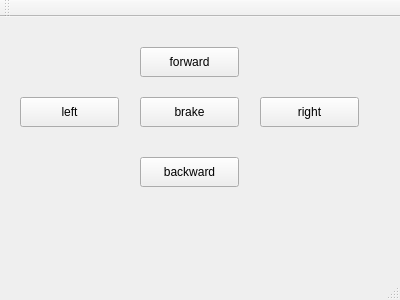
<?xml version="1.0" encoding="UTF-8"?>
<ui version="4.0">
 <class>MainWindow</class>
 <widget class="QMainWindow" name="MainWindow">
  <property name="geometry">
   <rect>
    <x>0</x>
    <y>0</y>
    <width>400</width>
    <height>300</height>
   </rect>
  </property>
  <property name="windowTitle">
   <string>MainWindow</string>
  </property>
  <widget class="QWidget" name="centralWidget">
   <widget class="QPushButton" name="pushButton">
    <property name="geometry">
     <rect>
      <x>140</x>
      <y>30</y>
      <width>99</width>
      <height>30</height>
     </rect>
    </property>
    <property name="text">
     <string>forward</string>
    </property>
   </widget>
   <widget class="QPushButton" name="pushButton_2">
    <property name="geometry">
     <rect>
      <x>140</x>
      <y>80</y>
      <width>99</width>
      <height>30</height>
     </rect>
    </property>
    <property name="text">
     <string>brake</string>
    </property>
   </widget>
   <widget class="QPushButton" name="pushButton_3">
    <property name="geometry">
     <rect>
      <x>140</x>
      <y>140</y>
      <width>99</width>
      <height>30</height>
     </rect>
    </property>
    <property name="text">
     <string>backward</string>
    </property>
   </widget>
   <widget class="QPushButton" name="pushButton_4">
    <property name="geometry">
     <rect>
      <x>20</x>
      <y>80</y>
      <width>99</width>
      <height>30</height>
     </rect>
    </property>
    <property name="text">
     <string>left</string>
    </property>
   </widget>
   <widget class="QPushButton" name="pushButton_5">
    <property name="geometry">
     <rect>
      <x>260</x>
      <y>80</y>
      <width>99</width>
      <height>30</height>
     </rect>
    </property>
    <property name="text">
     <string>right</string>
    </property>
   </widget>
  </widget>
  <widget class="QMenuBar" name="menuBar">
   <property name="geometry">
    <rect>
     <x>0</x>
     <y>0</y>
     <width>400</width>
     <height>28</height>
    </rect>
   </property>
  </widget>
  <widget class="QToolBar" name="mainToolBar">
   <attribute name="toolBarArea">
    <enum>TopToolBarArea</enum>
   </attribute>
   <attribute name="toolBarBreak">
    <bool>false</bool>
   </attribute>
  </widget>
  <widget class="QStatusBar" name="statusBar"/>
 </widget>
 <layoutdefault spacing="6" margin="11"/>
 <resources/>
 <connections/>
</ui>
